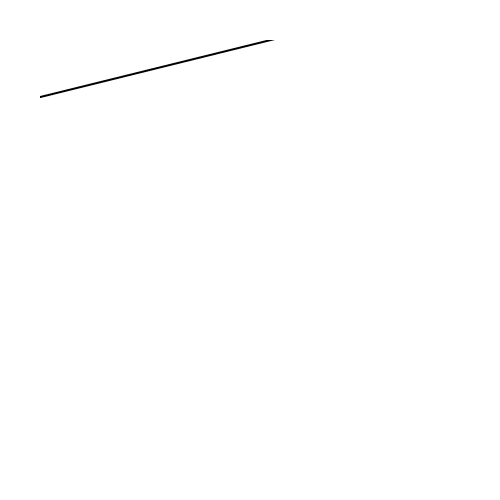

Notebook cell for this chart:
### Markdown cell above
# Show Graph

### Code cell
Topology.Show(g2,
              vertexSizeKey="size",
              vertexColorKey="color",
              edgeWidthKey="width",
              edgeColorKey="color",
              faceOpacity=0.3,
              backgroundColor="white",
              width=500,
              height=500,
              renderer=renderer)

### Figure 1 — Plotly figure (JSON) as saved in the notebook; plotly's stock layout.template omitted (floating-point values rounded to 4 significant figures)
{"data": [{"hoverinfo": "text", "hovertext": [], "legendgroup": "2", "legendrank": 2, "line": {"color": "#000000", "dash": "solid", "width": 4}, "marker": {"color": "#000000", "size": 1, "symbol": "circle"}, "mode": "markers+lines", "name": "1: Untitled Graph (Edges)", "showlegend": false, "text": [], "type": "scatter3d", "x": [8810, 8810, null, 8810, 6411.0, null, 8810, 8512.0, null, 8810, 5810, null, 6411.0, 8512.0, null, 6411.0, 5810, null], "y": [740, -2260, null, 740, 740, null, 740, 3740, null, -2260, -3760, null, 740, 3740, null, 740, -3760, null], "z": [1500, 1500, null, 1500, 1500, null, 1500, 1500, null, 1500, 1500, null, 1500, 1500, null, 1500, 1500, null]}, {"customdata": ["", "", "", "", ""], "hoverinfo": "text", "hovertemplate": ["Click ", "Click ", "Click ", "Click ", "Click "], "hovertext": ["", "", "", "", ""], "legendgroup": "1", "legendrank": 1, "marker": {"color": ["#FF0000", "#FF0000", "#FF0000", "#FF0000", "#FF0000"], "line": {"width": 0}, "opacity": 1, "size": [18, 18, 18, 18, 18], "sizemode": "diameter", "symbol": "circle"}, "mode": "markers", "name": "1: Untitled Graph (Vertices)", "showlegend": false, "text": ["", "", "", "", ""], "type": "scatter3d", "x": [8810, 8810, 6411.0, 5810, 8512.0], "y": [740, -2260, 740, -3760, 3740], "z": [1500, 1500, 1500, 1500, 1500]}], "layout": {"autosize": true, "height": 500, "margin": {"b": 40, "l": 40, "r": 40, "t": 40}, "paper_bgcolor": "#FFFFFF", "plot_bgcolor": "#FFFFFF", "scene": {"aspectmode": "data", "camera": {"center": {"x": 0, "y": 0, "z": 0}, "eye": {"x": -1.25, "y": -1.25, "z": 1.25}, "projection": {"type": "perspective"}, "up": {"x": 0, "y": 0, "z": 1}}, "xaxis": {"visible": false}, "yaxis": {"visible": false}, "zaxis": {"visible": false}}, "showlegend": true, "width": 500, "xaxis": {"showgrid": false, "visible": false, "zeroline": false}, "yaxis": {"showgrid": false, "visible": false, "zeroline": false}}}
